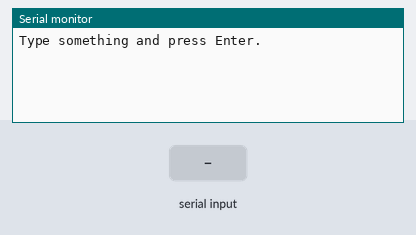
A sketch run on a simulated Arduino Uno, built with avr-gcc and run on an emulated ATmega328P. Parts: the last lines printed to the serial monitor. The test bench sets the inputs (shaded band).

Above: at 1.2 s.
1.3 s: "1\n" received over Serial
At 2.4 s:
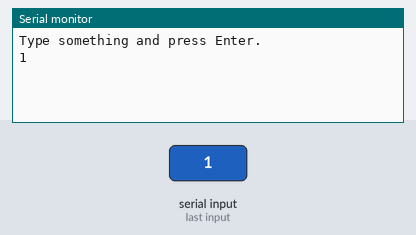
2.8 s: "0\n" received over Serial
At 3.5 s:
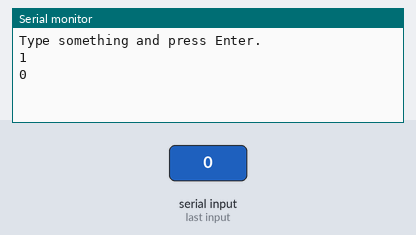
4.3 s: "2\n" received over Serial
At 4.7 s:
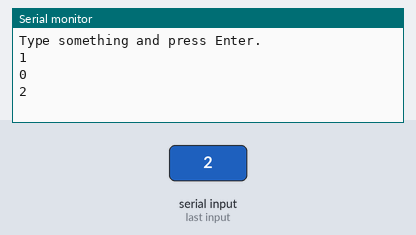

The sketch:

HW3_5.ino
```cpp
void setup() {
  Serial.begin(9600);
  Serial.println("Type something and press Enter.");
}

void loop() {
  if (Serial.available() > 0) {
    String line = Serial.readStringUntil('\n');
    Serial.println(line);
  }
}
```

Measured:
- after the input at 1.3 s, the serial monitor: prints a new line at once (image 1)
- after the input at 2.8 s, the serial monitor: prints a new line at once (image 2)
- after the input at 4.3 s, the serial monitor: prints a new line at once (image 3)
